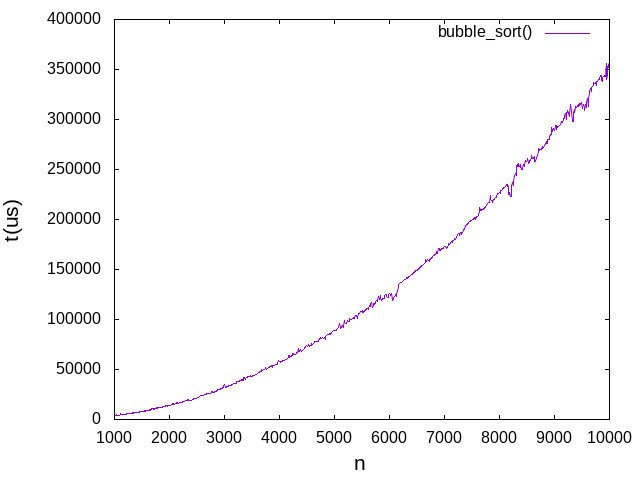

Recreate this plot in gnuplot.
set terminal jpeg
set output "pucrs-ec-poo-unidade_01-complexidade_de_algoritmos-laminas-grafico_bubble_sort1.jpg"
set xlabel "n" font "Arial,16"
set ylabel "t(us)" font "Arial,16"
plot "pucrs-ec-poo-unidade_01-complexidade_de_algoritmos-laminas-grafico_bubble_sort1.curva" with lines title "bubble\\_sort()"
